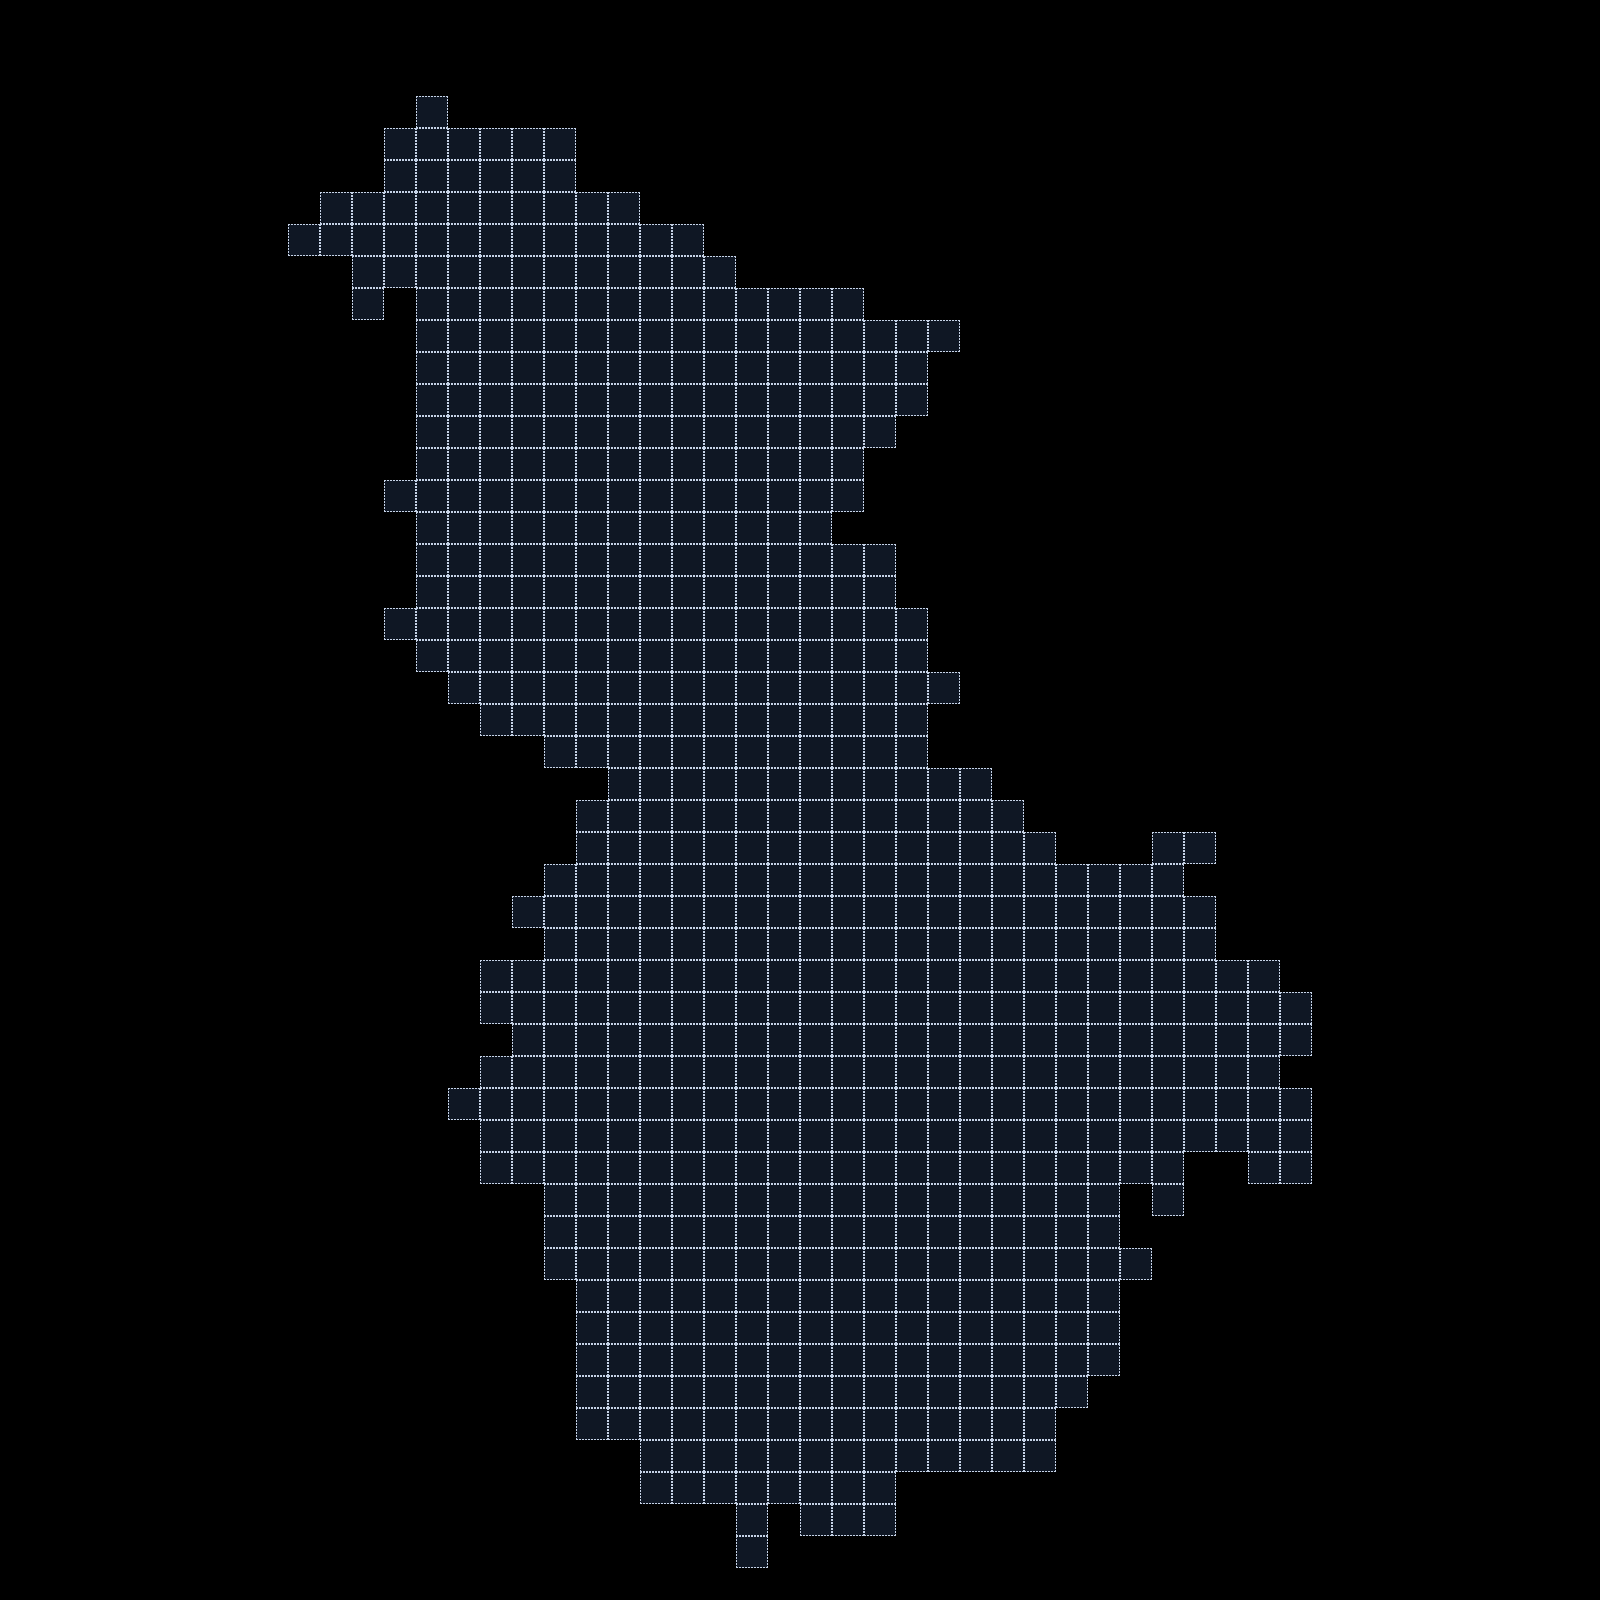

A 2D game scene composited from a Tiled map and its tileset images. What follows is a short description and the map's XML, with each tile layer's data collapsed to a summary:
An orthogonal 50x50 tile map with 32x32 px tiles, 2 tile layers (Sejong, Grid_Sejong).

<map version="1.0" orientation="orthogonal" renderorder="right-down" width="50" height="50" tilewidth="32" tileheight="32" nextobjectid="1">
 <tileset firstgid="1" name="tileset_1" tilewidth="32" tileheight="32" tilecount="35" columns="7">
  <image source="assets/tileset_1.png" width="240" height="160" />
 </tileset>
 <layer name="Sejong" width="50" height="50">
  <data>[2500 cells, 722 non-empty, 1 distinct tile ids]</data>
 </layer>
 <layer name="Grid_Sejong" width="50" height="50">
  <data>[2500 cells, 722 non-empty, 1 distinct tile ids]</data>
 </layer>
</map>
